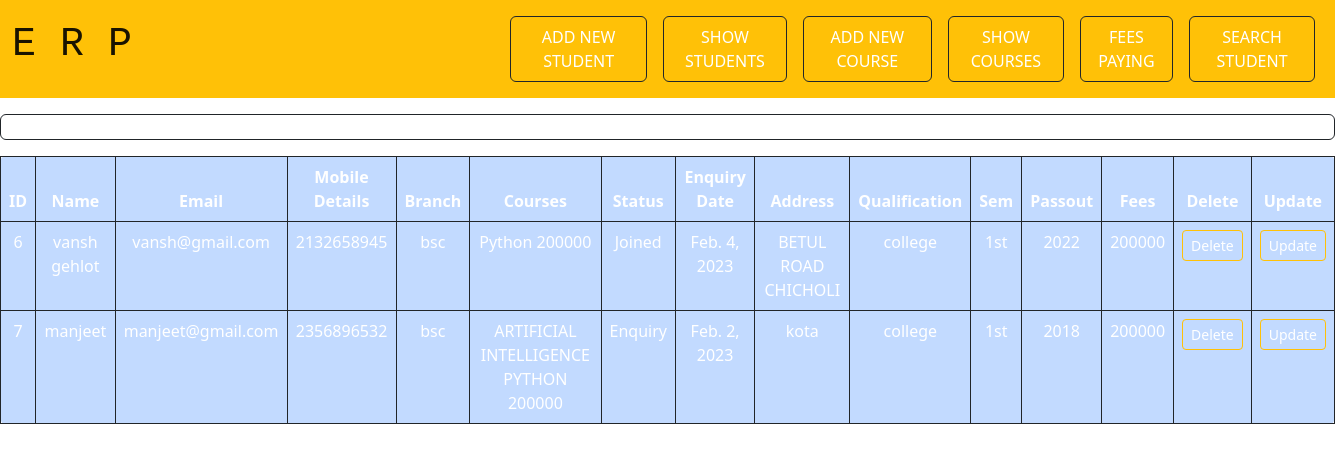
Page /showstudents on the committed database.
### home/models.py (models this page shows, shortened)
class Student(models.Model):
    sname=models.CharField(max_length=50)
    email=models.CharField(max_length=30)
    mob=models.CharField(max_length=10)
    branch=models.CharField(max_length=5)
    course=models.ForeignKey(Course,on_delete=models.CASCADE)
    status=models.CharField(max_length=10)
    date=models.DateField(auto_now=False)
    address=models.TextField()
    qualification=models.CharField(max_length=10)
    sem=models.CharField(max_length=10)
    passout=models.IntegerField()
    doe=models.DateField(auto_now=False)

class Course(models.Model):
    cname=models.CharField(max_length=30)
    duration=models.CharField(max_length=30)
    details=models.CharField(max_length=30)
    fees=models.IntegerField()
    def __str__(self) -> str:
        return self.cname+" "+str(self.fees)

### home/views.py (the view)
# urls.py: path('showstudents', views.showstudents),
def showstudents(request):
    st=Student.objects.all()
    return render(request,'showstudents.html',{'st':st})

### templates/showstudents.html
{% extends 'base.html' %}
{%block content%}
    <center><div class="card-header border border-dark mt-3 mb-3   text-white rounded " >ALL STUDENTS</div></center>
<table class="table table-bordered rounded border-dark text-center bg-primary bg-opacity-25  table-hover text-white justify-content-center"  >
<thead>
    <tr  >
        <th>ID</th>
        <th>Name</th>
        <th>Email</th>
        <th>Mobile Details</th>
        <th>Branch</th>
        <th>Courses</th>
        <th>Status</th>
        <th>Enquiry Date</th>
        <th>Address</th>
        <th>Qualification</th>
        <th>Sem</th>
        <th>Passout</th>
        <th>Fees</th>
        <th>Delete</th>
        <th>Update</th>
    </tr>
</thead>
<tbody>
    {%for i in st%}
    <tr>
        <td>{{i.id}}</td>
        <td>{{i.sname}}</td>
        <td>{{i.email}}</td>
        <td>{{i.mob}}</td>
        <td>{{i.branch}}</td>
        <td>{{i.course}}</td>
        <td>{{i.status}}</td>
        <td>{{i.doe}}</td>
        <td>{{i.address}}</td>
        <td>{{i.qualification}}</td>
        <td>{{i.sem}}</td>
        <td>{{i.passout}}</td>
        <td>{{i.course.fees}}</td>
       <td><a class="btn text-white btn-sm text-black btn-outline-warning" href="{% url 'studentdelete' id=i.id %}">Delete</a></td>
       <td><a class="btn text-white  btn-sm text-black btn-outline-warning" href="{% url 'studentupdate' id=i.id %}">Update</a></td>
    </tr>
    {%endfor%}
</tbody>
</table>
{%endblock%}

### templates/base.html (shortened to what this page needs)
<!DOCTYPE html>
<html lang="en">
<head>
  <link href="https://cdn.jsdelivr.net/npm/bootstrap@5.2.3/dist/css/bootstrap.min.css" rel="stylesheet">
</head>
<body style="background-image:url('https://parispeaceforum.org/wp-content/uploads/2021/10/NET-ZERO-SPACE-INITIATIVE-1.png' ); background-repeat: no-repeat ; background-size: cover;" >
  <nav class="navbar navbar-expand-lg text-white bg-warning">
    <div class="container-fluid">
      <a class="navbar-brand font-monospace" href="/"><h1>E R P</h1></a>
      <div class="collapse navbar-collapse  " id="navbarSupportedContent"  style="margin-left:27% ;">
        <ul class="navbar-nav me-auto mb-2 mb-lg-0  " >
          <li class="nav-item  mx-2 mt-2 mb-2">
            <a class="nav-link text-black  btn btn-outline-dark text-white " aria-current="page" href="/">ADD NEW STUDENT </a>
          </li>
          <li class="nav-item mx-2 mt-2 mb-2">
            <a class="nav-link text-black btn btn-outline-dark text-white" href="showstudents">SHOW STUDENTS</a>
            <li class="nav-item mx-2 mt-2 mb-2">
              <a class="nav-link text-black btn btn-outline-dark text-white" href="addcourse">ADD NEW COURSE</a>
            </li>
            <li class="nav-item mx-2 mt-2 mb-2">
              <a class="nav-link text-black btn btn-outline-dark text-white" href="showcourse">SHOW COURSES</a>
            </li>
            <li class="nav-item mx-2 mt-2 mb-2">
              <a class="nav-link text-black btn btn-outline-dark text-white" href="payamount">FEES PAYING</a>
            </li>
            <li class="nav-item mx-2 mt-2 mb-2">
              <a class="nav-link text-black btn btn-outline-dark text-white" href="searchenquiry">SEARCH STUDENT</a>
            </li>
          </li>
        </ul>
      </div>
    </div>
  </nav>
<div >
    {%block content%}
    {% endblock %}
</div>
</body>
</html>

### rows in the picture
Student: id "6", sname "vansh gehlot", email "vansh@gmail.com", mob "2132658945", branch "bsc", course "Python 200000", status "Joined", doe "Feb. 4, 2023", address "BETUL ROAD CHICHOLI", qualification "college", sem "1st", passout "2022", course.fees "200000"
Student: id "7", sname "manjeet", email "manjeet@gmail.com", mob "2356896532", branch "bsc", course "ARTIFICIAL INTELLIGENCE PYTHON 200000", status "Enquiry", doe "Feb. 2, 2023", address "kota", qualification "college", sem "1st", passout "2018", course.fees "200000"
